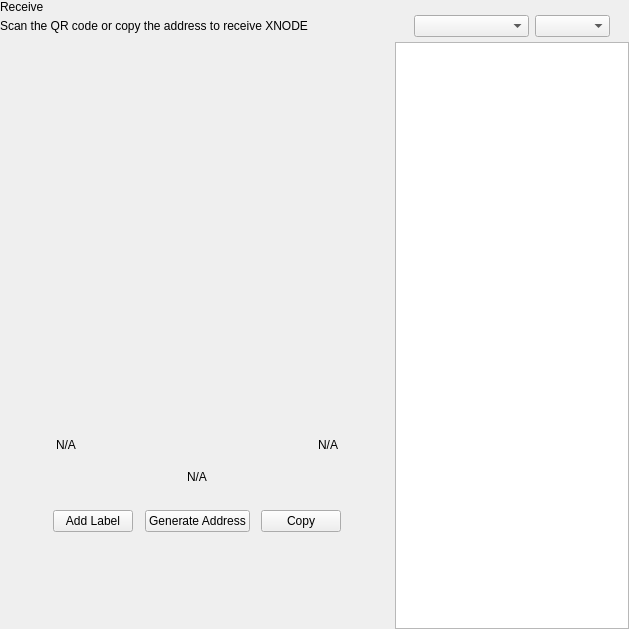
<?xml version="1.0" encoding="UTF-8"?>
<ui version="4.0">
 <class>ReceiveWidget</class>
 <widget class="QWidget" name="ReceiveWidget">
  <property name="geometry">
   <rect>
    <x>0</x>
    <y>0</y>
    <width>629</width>
    <height>629</height>
   </rect>
  </property>
  <property name="minimumSize">
   <size>
    <width>0</width>
    <height>0</height>
   </size>
  </property>
  <property name="windowTitle">
   <string>Form</string>
  </property>
  <layout class="QHBoxLayout" name="horizontalLayout_2" stretch="2,1">
   <property name="spacing">
    <number>0</number>
   </property>
   <property name="leftMargin">
    <number>0</number>
   </property>
   <property name="topMargin">
    <number>0</number>
   </property>
   <property name="rightMargin">
    <number>0</number>
   </property>
   <property name="bottomMargin">
    <number>0</number>
   </property>
   <item>
    <widget class="QWidget" name="left" native="true">
     <layout class="QVBoxLayout" name="verticalLayout_3">
      <property name="leftMargin">
       <number>0</number>
      </property>
      <property name="topMargin">
       <number>0</number>
      </property>
      <property name="rightMargin">
       <number>0</number>
      </property>
      <property name="bottomMargin">
       <number>0</number>
      </property>
      <item>
       <layout class="QVBoxLayout" name="verticalLayout_2">
        <property name="spacing">
         <number>0</number>
        </property>
        <property name="leftMargin">
         <number>0</number>
        </property>
        <item>
         <layout class="QHBoxLayout" name="horizontalLayout_3">
          <property name="spacing">
           <number>0</number>
          </property>
          <item>
           <layout class="QVBoxLayout" name="verticalLayout_4">
            <property name="spacing">
             <number>5</number>
            </property>
            <item>
             <widget class="QLabel" name="labelTitle">
              <property name="text">
               <string>Receive</string>
              </property>
             </widget>
            </item>
            <item alignment="Qt::AlignTop">
             <widget class="QLabel" name="labelSubtitle1">
              <property name="text">
               <string>Scan the QR code or copy the address to receive XNODE</string>
              </property>
             </widget>
            </item>
           </layout>
          </item>
          <item>
           <spacer name="horizontalSpacer">
            <property name="orientation">
             <enum>Qt::Horizontal</enum>
            </property>
            <property name="sizeHint" stdset="0">
             <size>
              <width>40</width>
              <height>20</height>
             </size>
            </property>
           </spacer>
          </item>
         </layout>
        </item>
        <item>
         <spacer name="verticalSpacer_2">
          <property name="orientation">
           <enum>Qt::Vertical</enum>
          </property>
          <property name="sizeType">
           <enum>QSizePolicy::Expanding</enum>
          </property>
          <property name="sizeHint" stdset="0">
           <size>
            <width>20</width>
            <height>50</height>
           </size>
          </property>
         </spacer>
        </item>
        <item alignment="Qt::AlignHCenter">
         <widget class="QWidget" name="layoutQR" native="true">
          <property name="maximumSize">
           <size>
            <width>510</width>
            <height>16777215</height>
           </size>
          </property>
          <layout class="QVBoxLayout" name="verticalLayoutQr">
           <item>
            <spacer name="verticalSpacer11">
             <property name="orientation">
              <enum>Qt::Vertical</enum>
             </property>
             <property name="sizeType">
              <enum>QSizePolicy::Fixed</enum>
             </property>
             <property name="sizeHint" stdset="0">
              <size>
               <width>20</width>
               <height>20</height>
              </size>
             </property>
            </spacer>
           </item>
           <item alignment="Qt::AlignHCenter">
            <widget class="QLabel" name="labelQrImg">
             <property name="minimumSize">
              <size>
               <width>260</width>
               <height>260</height>
              </size>
             </property>
             <property name="maximumSize">
              <size>
               <width>260</width>
               <height>260</height>
              </size>
             </property>
             <property name="text">
              <string/>
             </property>
             <property name="alignment">
              <set>Qt::AlignCenter</set>
             </property>
            </widget>
           </item>
           <item>
            <spacer name="verticalSpacer_21">
             <property name="orientation">
              <enum>Qt::Vertical</enum>
             </property>
             <property name="sizeType">
              <enum>QSizePolicy::Fixed</enum>
             </property>
             <property name="sizeHint" stdset="0">
              <size>
               <width>20</width>
               <height>30</height>
              </size>
             </property>
            </spacer>
           </item>
           <item>
            <widget class="QWidget" name="widget" native="true">
             <property name="minimumSize">
              <size>
               <width>0</width>
               <height>0</height>
              </size>
             </property>
             <layout class="QHBoxLayout" name="horizontalLayout_5">
              <item>
               <widget class="QLabel" name="labelLabel">
                <property name="text">
                 <string notr="true">N/A</string>
                </property>
               </widget>
              </item>
              <item>
               <spacer name="horizontalSpacer_2">
                <property name="orientation">
                 <enum>Qt::Horizontal</enum>
                </property>
                <property name="sizeHint" stdset="0">
                 <size>
                  <width>141</width>
                  <height>20</height>
                 </size>
                </property>
               </spacer>
              </item>
              <item>
               <widget class="QLabel" name="labelDate">
                <property name="text">
                 <string notr="true">N/A</string>
                </property>
                <property name="alignment">
                 <set>Qt::AlignRight|Qt::AlignTrailing|Qt::AlignVCenter</set>
                </property>
               </widget>
              </item>
             </layout>
            </widget>
           </item>
           <item>
            <widget class="QLabel" name="labelAddress">
             <property name="sizePolicy">
              <sizepolicy hsizetype="Expanding" vsizetype="Preferred">
               <horstretch>0</horstretch>
               <verstretch>0</verstretch>
              </sizepolicy>
             </property>
             <property name="minimumSize">
              <size>
               <width>300</width>
               <height>0</height>
              </size>
             </property>
             <property name="text">
              <string notr="true">N/A</string>
             </property>
             <property name="alignment">
              <set>Qt::AlignCenter</set>
             </property>
            </widget>
           </item>
           <item>
            <spacer name="verticalSpacer_4">
             <property name="orientation">
              <enum>Qt::Vertical</enum>
             </property>
             <property name="sizeType">
              <enum>QSizePolicy::Fixed</enum>
             </property>
             <property name="sizeHint" stdset="0">
              <size>
               <width>20</width>
               <height>20</height>
              </size>
             </property>
            </spacer>
           </item>
           <item>
            <layout class="QHBoxLayout" name="horizontalLayout_4">
             <item alignment="Qt::AlignHCenter">
              <widget class="QPushButton" name="pushButtonLabel">
               <property name="focusPolicy">
                <enum>Qt::NoFocus</enum>
               </property>
               <property name="text">
                <string>Add Label</string>
               </property>
              </widget>
             </item>
             <item alignment="Qt::AlignHCenter">
              <widget class="QPushButton" name="pushButtonNewAddress">
               <property name="focusPolicy">
                <enum>Qt::NoFocus</enum>
               </property>
               <property name="text">
                <string>Generate Address</string>
               </property>
              </widget>
             </item>
             <item alignment="Qt::AlignHCenter">
              <widget class="QPushButton" name="pushButtonCopy">
               <property name="focusPolicy">
                <enum>Qt::NoFocus</enum>
               </property>
               <property name="text">
                <string>Copy</string>
               </property>
              </widget>
             </item>
            </layout>
           </item>
           <item>
            <spacer name="verticalSpacer_3">
             <property name="orientation">
              <enum>Qt::Vertical</enum>
             </property>
             <property name="sizeType">
              <enum>QSizePolicy::Expanding</enum>
             </property>
             <property name="sizeHint" stdset="0">
              <size>
               <width>20</width>
               <height>20</height>
              </size>
             </property>
            </spacer>
           </item>
          </layout>
         </widget>
        </item>
        <item>
         <spacer name="verticalSpacer">
          <property name="orientation">
           <enum>Qt::Vertical</enum>
          </property>
          <property name="sizeHint" stdset="0">
           <size>
            <width>20</width>
            <height>40</height>
           </size>
          </property>
         </spacer>
        </item>
       </layout>
      </item>
     </layout>
    </widget>
   </item>
   <item>
    <widget class="QWidget" name="right" native="true">
     <layout class="QVBoxLayout" name="verticalLayout_5">
      <property name="spacing">
       <number>0</number>
      </property>
      <property name="leftMargin">
       <number>1</number>
      </property>
      <property name="topMargin">
       <number>0</number>
      </property>
      <property name="rightMargin">
       <number>0</number>
      </property>
      <property name="bottomMargin">
       <number>0</number>
      </property>
      <item>
       <layout class="QVBoxLayout" name="container_right">
        <property name="spacing">
         <number>0</number>
        </property>
        <property name="leftMargin">
         <number>0</number>
        </property>
        <property name="rightMargin">
         <number>0</number>
        </property>
        <item>
         <layout class="QVBoxLayout" name="verticalLayout">
          <property name="spacing">
           <number>6</number>
          </property>
          <property name="leftMargin">
           <number>19</number>
          </property>
          <property name="rightMargin">
           <number>19</number>
          </property>
          <item>
           <widget class="OptionButton" name="btnRequest" native="true"/>
          </item>
          <item>
           <widget class="OptionButton" name="btnMyAddresses" native="true">
            <property name="sizePolicy">
             <sizepolicy hsizetype="Preferred" vsizetype="Minimum">
              <horstretch>0</horstretch>
              <verstretch>0</verstretch>
             </sizepolicy>
            </property>
           </widget>
          </item>
         </layout>
        </item>
        <item>
         <widget class="QWidget" name="sortWidget" native="true">
          <layout class="QHBoxLayout" name="horizontalLayout_6">
           <property name="leftMargin">
            <number>19</number>
           </property>
           <property name="rightMargin">
            <number>19</number>
           </property>
           <property name="bottomMargin">
            <number>5</number>
           </property>
           <item>
            <spacer name="horizontalSpacer_3">
             <property name="orientation">
              <enum>Qt::Horizontal</enum>
             </property>
             <property name="sizeHint" stdset="0">
              <size>
               <width>40</width>
               <height>20</height>
              </size>
             </property>
            </spacer>
           </item>
           <item>
            <widget class="QComboBox" name="comboBoxSort">
             <property name="sizePolicy">
              <sizepolicy hsizetype="Preferred" vsizetype="Fixed">
               <horstretch>0</horstretch>
               <verstretch>0</verstretch>
              </sizepolicy>
             </property>
             <property name="minimumSize">
              <size>
               <width>115</width>
               <height>0</height>
              </size>
             </property>
            </widget>
           </item>
           <item>
            <widget class="QComboBox" name="comboBoxSortOrder">
             <property name="sizePolicy">
              <sizepolicy hsizetype="Preferred" vsizetype="Fixed">
               <horstretch>0</horstretch>
               <verstretch>0</verstretch>
              </sizepolicy>
             </property>
             <property name="minimumSize">
              <size>
               <width>75</width>
               <height>0</height>
              </size>
             </property>
            </widget>
           </item>
          </layout>
         </widget>
        </item>
        <item>
         <widget class="QListView" name="listViewAddress"/>
        </item>
       </layout>
      </item>
     </layout>
    </widget>
   </item>
  </layout>
 </widget>
 <customwidgets>
  <customwidget>
   <class>OptionButton</class>
   <extends>QWidget</extends>
   <header>qt/xnode/optionbutton.h</header>
   <container>1</container>
  </customwidget>
 </customwidgets>
 <resources/>
 <connections/>
</ui>
